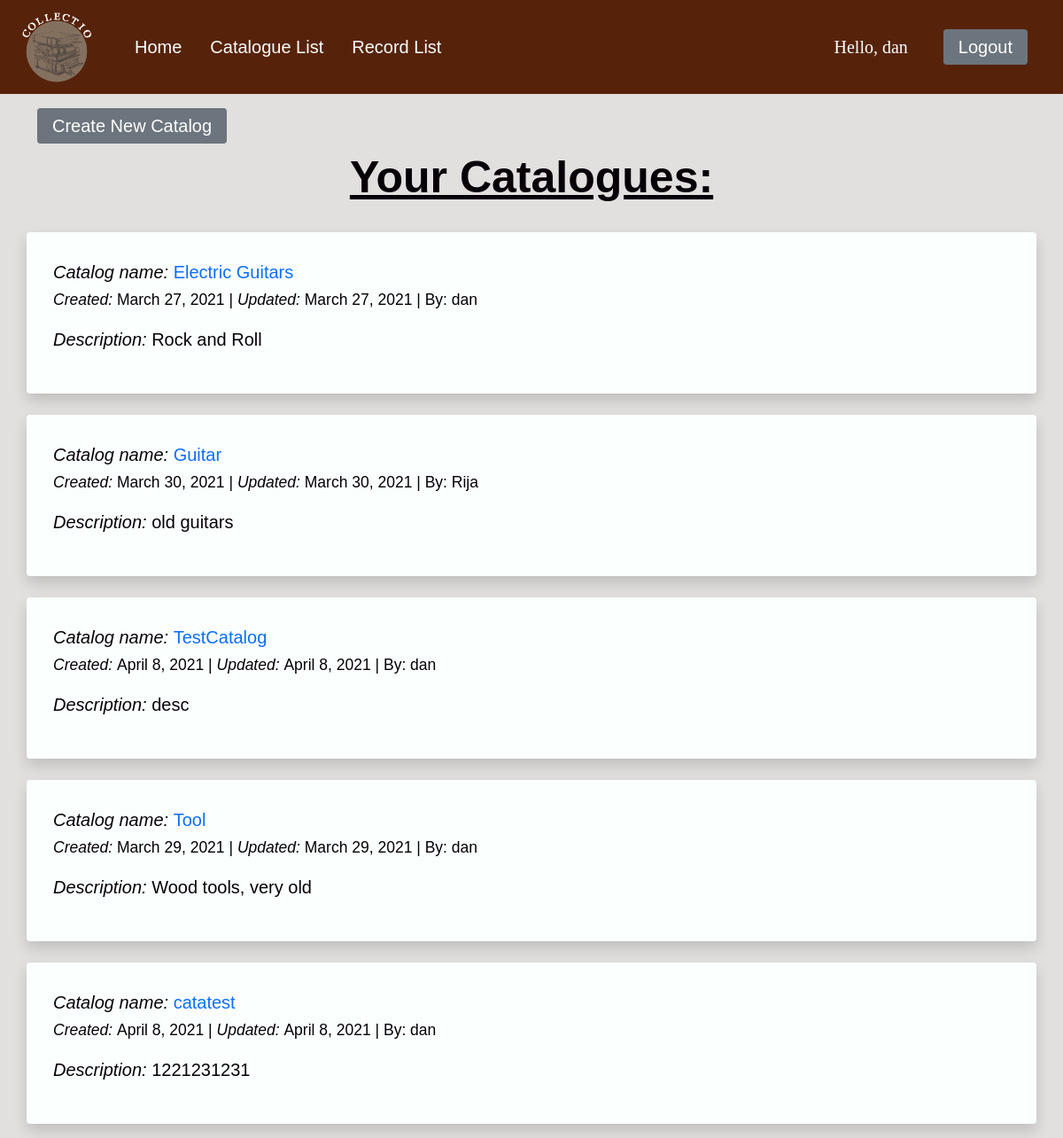
/catalog/ (signed in), run on the app's committed database.
### catalog/models.py (models this page shows, shortened)
class CommonInfo(models.Model):
    id = models.AutoField(primary_key=True)
    created_at = models.DateField(auto_now_add=True, editable=False)
    updated_at = models.DateField(auto_now=True, editable=False)
    name = models.CharField(max_length=100, help_text='Enter name')
    description = models.TextField(blank=True, help_text='Enter description')
    class Meta:
        abstract = True
        ordering = ['name', '-updated_at'] # '-' reverses order, e.i. newest first

class Catalog (CommonInfo):
    created_by = models.ForeignKey(User, on_delete=models.CASCADE)

### catalog/views.py (the view)
# urls.py: path('catalog/', views.catalogList, name='catalog-list'),
@login_required(login_url='/login')
def catalogList(request):
    if request.user.is_authenticated:
        if request.user.is_superuser:
            catalogs = models.Catalog.objects.all()
        else:
            catalogs = models.Catalog.objects.filter(created_by__exact=request.user)
        context = {'catalogs': catalogs, }
        return render(request, 'catalog/cataloglist.html', context)
    else:
        return HttpResponseRedirect('/login')

### catalog/templates/catalog/cataloglist.html (shortened to what this page needs)
{% extends "catalog/base.html" %}
{% block content %}
    <head>
        <a class="btn btn-secondary btn-sm px-3" style="font-size:20px;" href="/create_catalog" role="button">Create New Catalog</a>
    </head>
    <body>
    <div class="row pt-2">
        <h2 class="h2" style="text-align: center; color: #060007; font-size: 50px; text-decoration: underline;">Your Catalogues:</h2><p></p>
        {% for catalog in catalogs %}
            <div class="shadow bg-light rounded">
                <a class="text" style="color: #060007"><em>Catalog name: </em></a>
                <a class="text" href="{% url 'record-list' cr=catalog.id %}"> {{ catalog.name }}</a>
                <p class="text"><small> <em> Created: </em> {{ catalog.created_at }} | <em>
                    Updated: </em> {{ catalog.updated_at }} | By: {{ catalog.created_by.username }} </small>  </p>
                {% if catalog.description %}
                    <p class="text"><em>Description: </em> {{ catalog.description }} </p>
                {% else %}
                    <p class="text"><em>Description: </em> No description provided. </p>
                {% endif %}
            </div>
        {% endfor %}
    </div>
    </div>
    </body>
{% endblock content %}

### catalog/templates/catalog/navbar.html (shortened to what this page needs)
{% extends "catalog/base.html" %}
{% block navbar %}
    <head>
    </head>
    <nav class="navbar navbar-expand-lg px-4" style="background-color:#56230a;">
        <a href="/about" class="navbar-brand">
            {% load static %}
            <img src="{% static '/images/logo.png' %}" width="80" alt="" class="d-inline-block align-middle mr-2">
        </a>
        <div class="collapse navbar-collapse" id="navbarNav">
            <ul class="nav navbar-nav me-auto px-3">
                <li class="nav-item">
                    <a class="nav-link active px-3" style="font-size: 20px" aria-current="page" href="/home">Home</a>
                </li>
                {% if request.user.is_authenticated %}
                    <li class="nav-item">
                        <a class="nav-link active px-3" style="font-size: 20px" href="/catalog">Catalogue List</a>
                    </li>
                    <li class="nav-item">
                        <a class="nav-link active px-3" style="font-size: 20px" href="/search">Record List</a>
                    </li>
                {% endif %}
            </ul>
            {% if request.user.is_authenticated %}
                <ul class="nav navbar-nav navbar-right px-3">
                    <span class="ref px-2 py-2" id="hello_msg">Hello, {{ request.user }}  </span>
                </ul>
                <ul class="nav navbar-nav navbar-right px-3">
                    <a class="btn btn-secondary btn-sm px-3" style="font-size:20px;" href="/logout" role="button">Logout</a>
                </ul>
            {% endif %}
        </div>
    </nav>
{% endblock navbar %}

### catalog/templates/catalog/base.html (style rules this page uses)
body, html { margin: 0; padding: 0; height: 100%; background: #e2dfdf !important; font-family: 'Helvetica', sans-serif; color: #FBFFFE; }

### catalog/templates/catalog/navbar.html (style rules this page uses)
.nav-link { font-size: 18px; color: #FBFFFE !important; padding-right: 2px; }
.ref { color: #FBFFFE; font-size: 20px; font-family: "Comic Sans MS"; }

### catalog/templates/catalog/cataloglist.html (style rules this page uses)
.shadow { background-color: #FBFFFE !important; color: #060007; margin: 0.5rem 0 1rem; padding: 30px; font-size: 20px; }
.h2 { font-weight: bold; font-size: 30px; text-decoration: underline; }
.text { text-decoration: none; }

### data on the page
Catalog: name "Electric Guitars", created_at "March 27, 2021", updated_at "March 27, 2021", created_by.username "dan", description "Rock and Roll"
Catalog: name "Guitar", created_at "March 30, 2021", updated_at "March 30, 2021", created_by.username "Rija", description "old guitars"
Catalog: name "TestCatalog", created_at "April 8, 2021", updated_at "April 8, 2021", created_by.username "dan", description "desc"
Catalog: name "Tool", created_at "March 29, 2021", updated_at "March 29, 2021", created_by.username "dan", description "Wood tools, very old"
Catalog: name "catatest", created_at "April 8, 2021", updated_at "April 8, 2021", created_by.username "dan", description "1221231231"

### other printed values
{{ request.user }} "dan"
